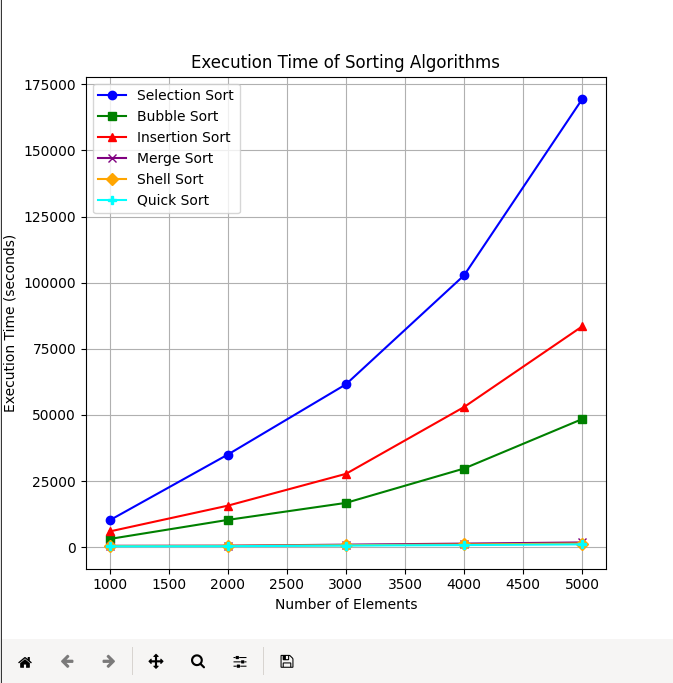

Reproduce this figure in Python.
import numpy as np
import matplotlib.pyplot as plt

algorithms = ["Selection Sort", "Bubble Sort", "Insertion Sort", "Merge Sort", "Shell Sort", "Quick Sort"]

execution_times = [
    [10144, 3102, 5939, 522, 451, 323],
    [35001, 10315, 15694, 578, 512, 376],
    [61569, 16750, 27728, 965, 748, 610],
    [102779, 29746, 52998, 1359, 1030, 801],
    [169443, 48452, 83504, 1799, 1398, 1075],
]

elements = [1000, 2000, 3000, 4000, 5000]

marker_styles = ['o', 's', '^', 'x', 'D', 'P']
line_colors = ['blue', 'green', 'red', 'purple', 'orange', 'cyan']

plt.figure(figsize=(10, 6))

for i, algorithm in enumerate(algorithms):
    execution_times_for_algorithm = [times[i] for times in execution_times]
    plt.plot(elements, execution_times_for_algorithm, marker=marker_styles[i], linestyle='-', color=line_colors[i], label=algorithm)

plt.xlabel('Number of Elements')
plt.ylabel('Execution Time (seconds)')
plt.title('Execution Time of Sorting Algorithms')
plt.legend()
plt.grid(True)

plt.show()
